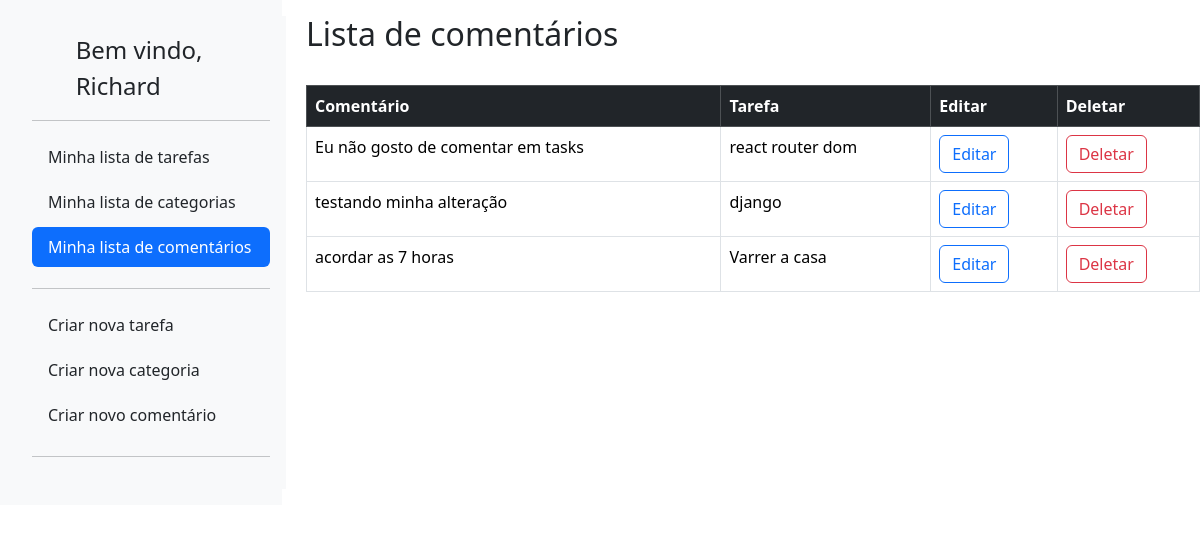
Before: /comments/ (signed in) with the older database file.
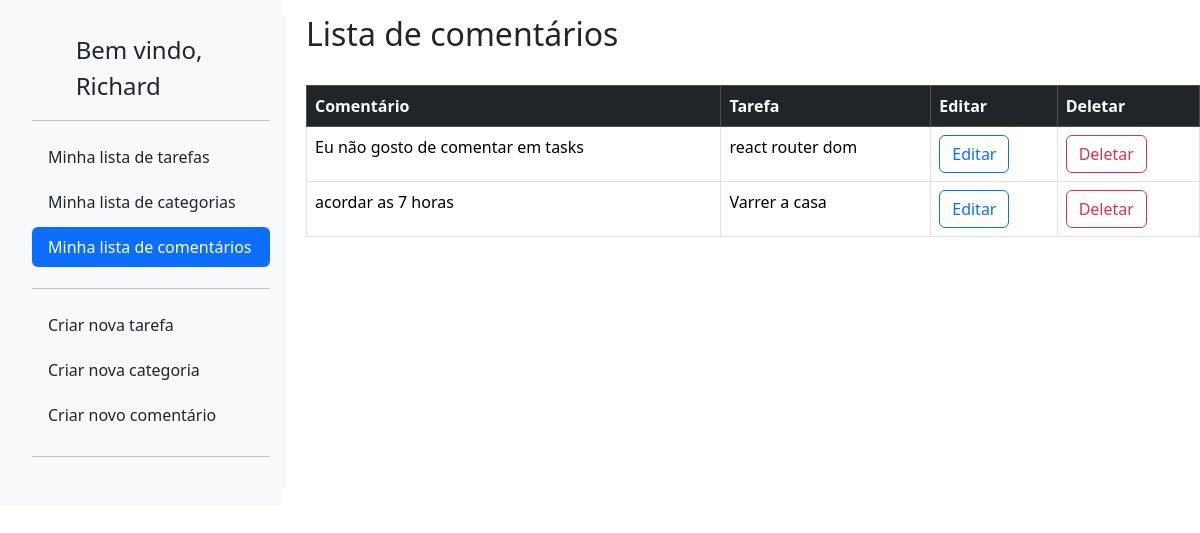
After: the same page with the newer database file.
### lizetest/comments/models.py (models this page shows, shortened)
class Comment(BaseModel):
    comment = models.TextField(verbose_name="Comentário")
    task = models.ForeignKey(Task,on_delete=models.CASCADE,verbose_name="Tarefa")
    author = models.ForeignKey(User,on_delete=models.CASCADE,blank=True)

### lizetest/todo/models.py (models this page shows)
class Task(BaseModel):
    title = models.CharField(max_length=255,verbose_name="Título")
    description = models.TextField(verbose_name='Descrição')
    category = models.ForeignKey(Category, on_delete=models.CASCADE,verbose_name="Categoria")
    completion_date = models.DateTimeField(null=True, blank=True)
    completed = models.BooleanField(default=False)
    author = models.ForeignKey(User,on_delete=models.CASCADE,blank=True)
    def __str__(self):
        return self.title

### lizetest/comments/views.py (the view)
# urls.py: path('', CommentsListView.as_view(), name='comments_list'),
class CommentsListView(ListView,BaseViews):
    model = Comment
    template_name = 'comments_list.html'
    context_object_name = 'comments'
    def get_queryset(self):
        return Comment.objects.filter(author=self.request.user)
    def get_context_data(self, **kwargs):
        context = super().get_context_data(**kwargs)
        context['user'] = self.request.user.username
        return context

### lizetest/core/models.py (called while the page is built)
    def dispatch(self, request, *args, **kwargs):
        if not request.user.is_authenticated:
            return redirect('accounts:login')
        return super().dispatch(request, *args, **kwargs)

### lizetest/comments/templates/comments_list.html (shortened to what this page needs)
{% extends 'base.html' %}
  {% block content %}
  <div class="row">
    <div class="col-auto col-md-3">
      <div class="offcanvas-md offcanvas-start d-md-flex flex-column flex-shrink-0 p-3 bg-light" tabindex="-1" id="offcanvasSidebar" aria-labelledby="offcanvasSidebarLabel">
        {% include 'sidebar.html' %}
      </div>
    </div>
    <div class="col">
      <h2 style="padding-top: 15px;">Lista de comentários</h2><br>
      <table class="table table-bordered">
        <thead>
          <tr class="table-dark">
            <th scope="col">Comentário</th>
            <th scope="col">Tarefa</th>
            <th scope="col">Editar</th>
            <th scope="col">Deletar</th>
          </tr>
        </thead>
        <tbody>
          {% for comment in comments %}
          <tr>
            <td>{{comment.comment}}</td>
            <td>{{comment.task}}</td>
            <td>
              <a href="{% url 'comments:comments_edit' pk=comment.pk %}">
                <button type="button" class="btn btn-outline-primary">Editar</button>
              </a>
            </td>
            <td>
              <a href="{% url 'comments:comments_delete' pk=comment.pk %}">
              <button type="button" class="btn btn-outline-danger">Deletar</button>
            </a>
            </td>
          </tr>
          {% endfor %}
        </tbody>
      </table>
      {% endblock %}

Changed rows visible on the page:
removed Comment: comment "testando minha alteração", task "django"
